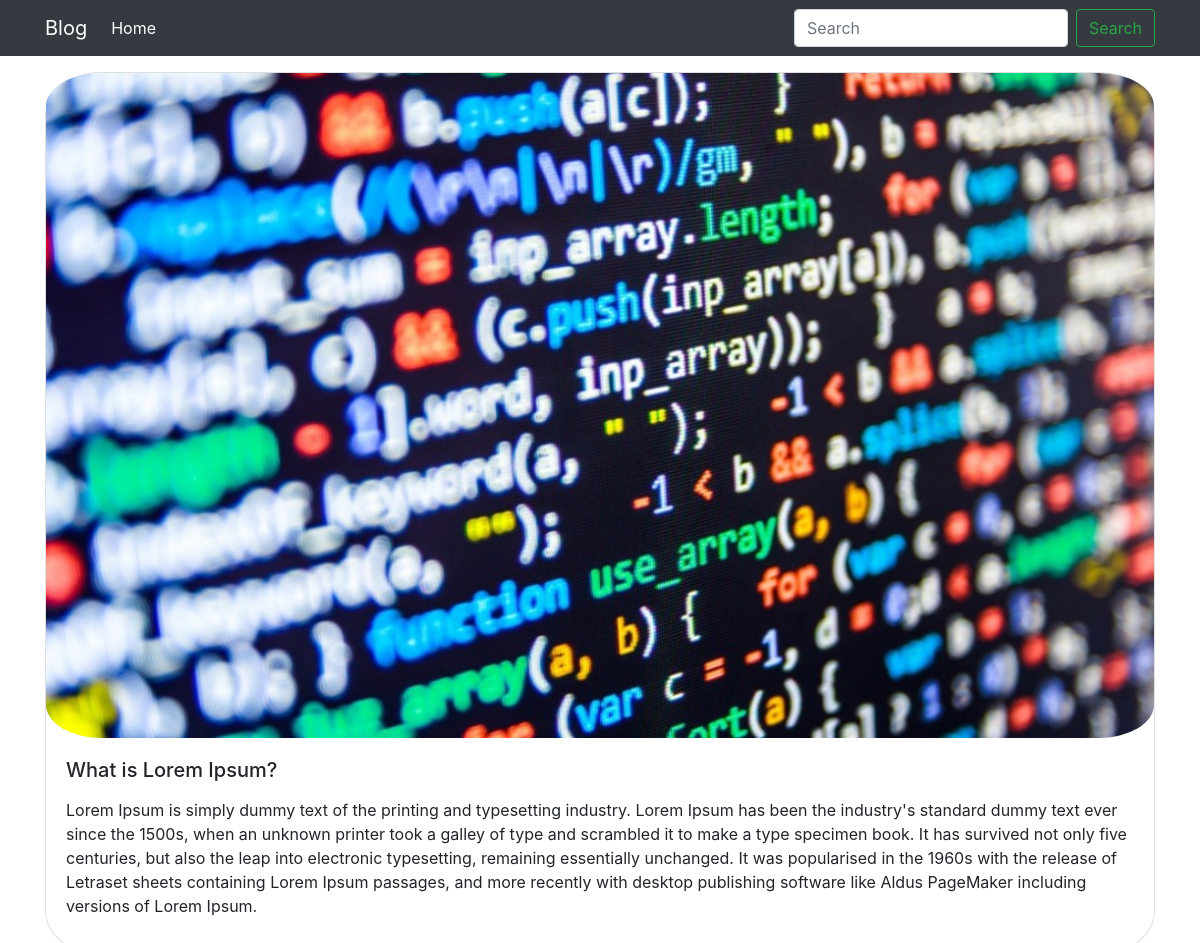
/2019/8/29/what-is-lorem-ipsum/, run on the app's committed database.
### blog/models.py (models this page shows, shortened)
class Post(models.Model):
    STATUS_CHOICES  = (
        ('draft','Draft'),
        ('published','Published'),
    )
    author          = models.ForeignKey(User, on_delete=models.CASCADE)
    title           = models.CharField(max_length=250)
    slug            = models.SlugField(blank=True, null=True)
    img             = models.ImageField(upload_to='post_pic', default='123.png')
    body            = models.TextField()
    publish         = models.DateTimeField(default=timezone.now)
    created         = models.DateTimeField(auto_now_add=True)
    updated         = models.DateTimeField(auto_now=True)
    status          = models.CharField(max_length=9, choices=STATUS_CHOICES, default='draft')
    objects         = PostManager()
    published       = models.Manager()
    class Meta:
        ordering = ('publish',)

### blog/views.py (the view)
# urls.py: path('<int:year>/<int:month>/<int:day>/<slug:slug>/', Post_detail_view, name='post_detail'),
def Post_detail_view(request, year, month, day, slug):
    post = get_object_or_404(
        Post,
        publish__year=year,
        publish__month=month,
        publish__day=day,
        slug=slug,
    )
    context = {
        'post':post,
    }
    return render(request, 'blog/post/detail.html', context)

### blog/models.py (called while the page is built)
    def get_queryset(self):
        queryset = super(PostManager, self).get_queryset().filter(status='published')
        queryset = queryset # TODO
        return queryset

### blog/templates/blog/post/detail.html
{% extends "base.html" %} {% block 'title' %} {{post.title}} {% endblock %} {% block content %}
<div class="col-12 my-3">
    <div class="card" style="width: 100%;border-radius: 5%">
        <img src="{{post.img.url}}" style="border-radius: 5%" class="card-img-top" alt="...">
        <div class="card-body">
            <h5 class="card-title">{{post.title}}</h5>
            <p class="card-text">{{post.body|linebreaks}}</p>
        </div>
    </div>
</div>
{% endblock content %}

### data on the page
Post: img (picture), title "What is Lorem Ipsum?", body "Lorem Ipsum is simply dummy text of the printing and typesetting industry. Lorem Ipsum has been the industry's standard dummy text ever since the 1500s, when an unknown printer took a galley of type and scrambled it to make a type specimen book. It has survived not only five centuries, but also the leap into electronic typesetting, remaining essentially unchanged. It was popularised in the 1960s with the release of Letraset sheets containing Lorem Ipsum passages, and more recently with desktop publishing software like Aldus PageMaker including versions of Lorem Ipsum."
